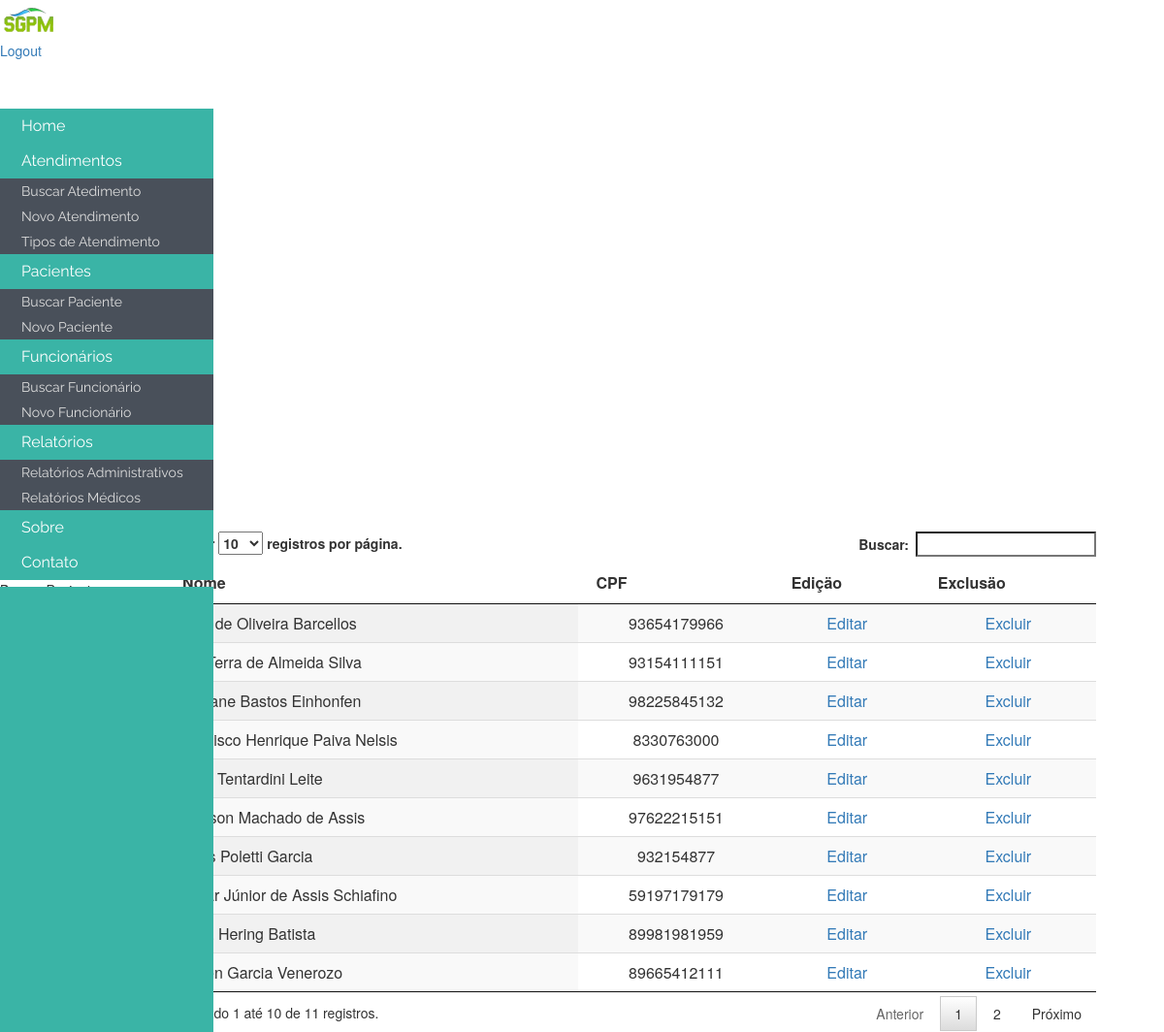
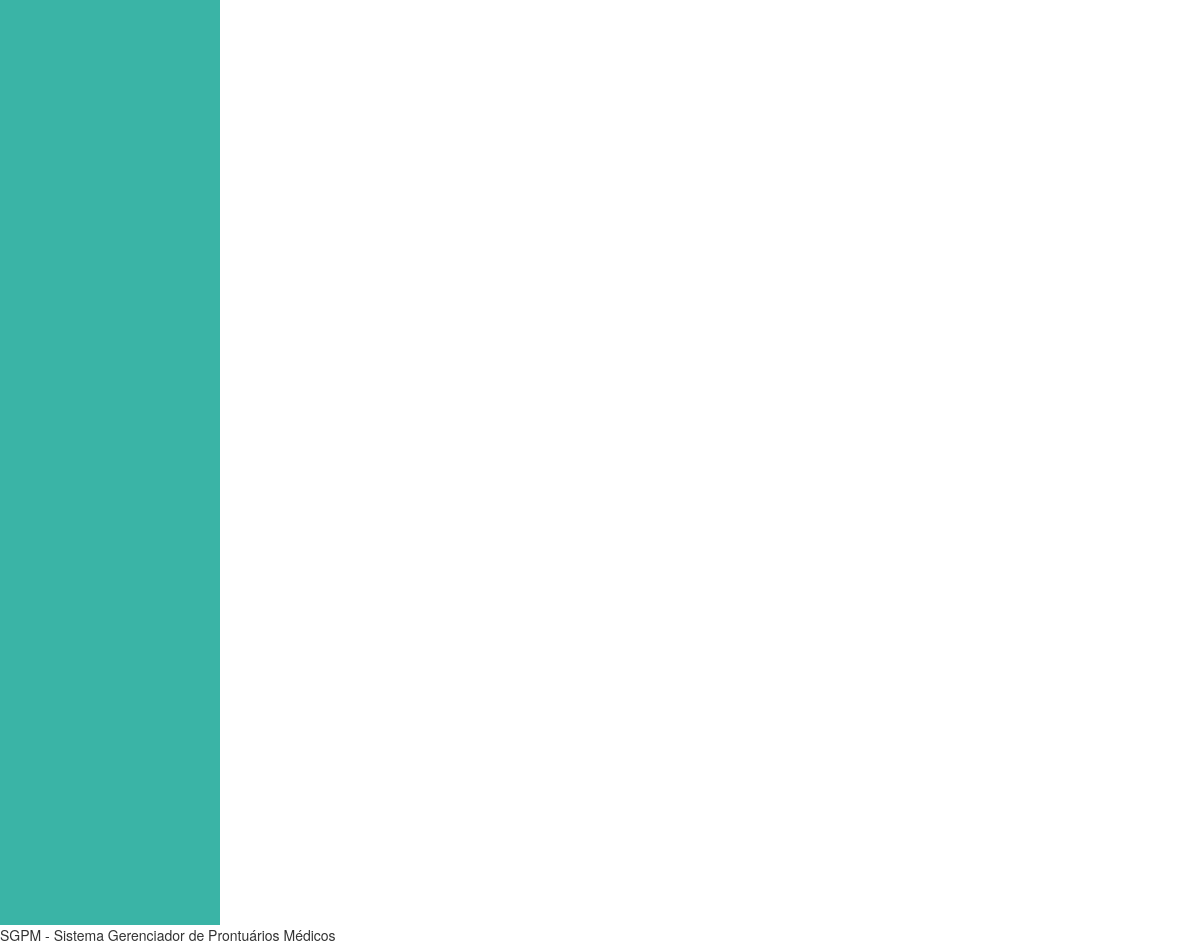
/consultarPaciente.php, run on the app's committed database (2 pictures, top to bottom).
### tables this page shows
CREATE TABLE IF NOT EXISTS `paciente` (
  `id_paciente` int(4) NOT NULL AUTO_INCREMENT,
  `nome_paciente` varchar(50) NOT NULL,
  `cpf` varchar(11) NOT NULL,
  `rg` int(11) NOT NULL,
  `org_exp` varchar(10) NOT NULL,
  `genero` varchar(1) NOT NULL,
  `data_nasc` date NOT NULL,
  `endereco` varchar(50) NOT NULL,
  `bairro` varchar(30) NOT NULL,
  `cep` int(11) NOT NULL,
  `cidade` varchar(30) NOT NULL,
  `estado` varchar(2) NOT NULL,
  `pais_nacionalidade` varchar(30) NOT NULL,
  `cidade_natural` varchar(30) NOT NULL,
  `estado_natural` varchar(2) NOT NULL,
  `ubs_atendimento` varchar(50) NOT NULL,
  `nome_mae` varchar(50) NOT NULL,
  `nome_pai` varchar(50) NOT NULL,
  `profissao` varchar(30) NOT NULL,
  `estado_civil` varchar(30) NOT NULL,
  `escolaridade` varchar(30) NOT NULL,
  `tipo_sanguineo` varchar(5) NOT NULL,
  `email_pessoal` varchar(50) NOT NULL,
  `email_prof` varchar(50) NOT NULL,
  `tel_cel` varchar(30) NOT NULL,
  `tel_fixo` varchar(30) NOT NULL,
  `tel_contato` varchar(30) NOT NULL,
  PRIMARY KEY (`id_paciente`),
  UNIQUE KEY `cpf` (`cpf`),
  KEY `id_paciente` (`id_paciente`)
);

### consultarPaciente.php (the view, shortened to what this page needs)
<?php include ('includes/cabecalho.php')?>
<?php include ('includes/menu.php')?>
<div class="divTudoConsultarPaciente">
	<div id="tituloPagina">Buscar Paciente</div>
	<div id="formBuscaPaciente">
		<div class="content-dataTable"
			style="width: 80%; margin: 0 auto; margin-top: -70px; margin-right: 70px">
                <table id="pacientes" class="display" cellspacing="0"
				width="100%" content="text/html;charset=utf-8">
				<thead>
					<tr>
						<th>Nome</th>
						<th>CPF</th>
						<th>Edi&#231;&#228;o</th>
						<th>Exclus&#228;o</th>
					</tr>
				</thead>
				<tbody>
<?php
$con = mysqli_connect ( "localhost", "root", "", "sgpm" );
mysqli_set_charset ( $con, "utf8" );
$query = mysqli_query ( $con, "SELECT * FROM paciente" );
while ( $linha = mysqli_fetch_array ( $query ) ) {
	?>
                            <tr>
						<td><?php echo $linha['nome_paciente']; ?></td>
						<td><center><?php echo $linha['cpf']; ?></center></td>
						<td><center>
								<a
									href="formPaciente.php?id=<?php echo $linha['id_paciente']; ?>">Editar</a>
							</center></td>
						<td><center>
								<a
									href="excluirPaciente.php?id_exclusao=<?php echo $linha['id_paciente']; ?>">Excluir</a></td>
<?php }?>
						</tr>
				</tbody>
			</table>
		</div>
	</div>
</div>
<?php include ('includes/menuBack.php')?>
<?php include ('includes/rodape.php')?>

### includes/cabecalho.php (shortened to what this page needs)
<html>
<head>
<LINK href="css/bootstrap.css" rel="stylesheet" type="text/css">
<link rel="stylesheet" type="text/css" href="css/dataTables.css">
</head>
<body>
	<div class="cabecalho">
		<a href="home.php"> <img src="img/sgpm_logo2_fundoless_pequeno.png"
			class="logo">
		</a>
		<div class="wrapLogoutButton">
			<a class="logoutButton" href="logout.php">Logout</a>
		</div>
	</div>

### includes/menu.php (shortened to what this page needs)
<!doctype html>
<html lang='pt'>
<head>
<link rel="stylesheet" href="css/menu.css">
</head>
<body>
	<div id='cssmenu'>
		<ul>
			<li><a href='home.php'>Home</a></li>
			<li class='active'><a href='#'>Atendimentos</a>
				<ul>
					<li><a href='consultarAtendimento.php'>Buscar Atedimento</a></li>
					<li><a href='formAtendimento.php'>Novo Atendimento</a>
					<li><a href='formTiposAtendimento.php'>Tipos de Atendimento</a>
				</ul></li>
			<li class='active'><a href='#'>Pacientes</a>
				<ul>
					<li><a href='consultarPaciente.php'>Buscar Paciente</a></li>
					<li><a href='formPaciente.php'>Novo Paciente</a>
				</ul></li>
			<li class='active'><a href='#'>Funcionários</a>
				<ul>
					<li><a href='consultarFuncionario.php'>Buscar Funcionário</a></li>
					<li><a href='formFuncionario.php'>Novo Funcionário</a></li>
				</ul></li>
			<li class='active'><a href='#'>Relatórios</a>
				<ul>
					<li><a href='#'>Relatórios Administrativos</a></li>
					<li><a href='#'>Relatórios Médicos</a></li>
				</ul></li>
			<li><a href='#'>Sobre</a></li>
			<li><a href="mailto:fhnelsis@outlook.com" target="_top">Contato</a></li>
		</ul>
	</div>
</body>
<html>

### includes/menuBack.php (shortened to what this page needs)
<LINK href="css/menuBack.css" rel="stylesheet" type="text/css">
<div id="menuBack">
    <div class="menuBack">
    </div>
</body>
</html>

### includes/rodape.php (shortened to what this page needs)
<LINK href="css/bootstrap.css" rel="stylesheet" type="text/css">
<div class="rodape">
	<div class="rodapeTexto">
		<div>SGPM - Sistema Gerenciador de Prontuários Médicos</div>
	</div>
	</body>
	</html>

### css/dataTables.css (style rules this page uses)
table.dataTable { border-collapse: separate; border-spacing: 0; clear: both; margin: 0 auto; width: 100%; }
table.dataTable thead th,table.dataTable tfoot th { font-weight: bold; }
table.dataTable thead th,table.dataTable thead td { border-bottom: 1px solid #111; padding: 10px 18px; }
table.dataTable thead .sorting_asc,table.dataTable thead .sorting_desc,table.dataTable thead .sorting { cursor: hand; cursor: pointer; }
table.dataTable thead .sorting { background: url("../images/sort_both.png") no-repeat center right; }
table.dataTable thead .sorting_asc { background: url("../images/sort_asc.png") no-repeat center right; }
table.dataTable tbody tr { background-color: #fff; }
table.dataTable tbody th,table.dataTable tbody td { padding: 8px 10px; }
table.dataTable.row-border tbody th,table.dataTable.row-border tbody td,table.dataTable.display tbody th,table.dataTable.display tbody td { border-top: 1px solid #ddd; }
table.dataTable.row-border tbody tr:first-child th,table.dataTable.row-border tbody tr:first-child td,table.dataTable.display tbody tr:first-child th,table.dataTable.display tbody tr:first-child td { border-top: none; }
table.dataTable.stripe tbody tr.odd,table.dataTable.display tbody tr.odd { background-color: #f9f9f9; }
table.dataTable.order-column tbody tr>.sorting_1,table.dataTable.order-column tbody tr>.sorting_2,table.dataTable.order-column tbody tr>.sorting_3,table.dataTable.display tbody tr>.sorting_1,table.dataTable.display tbody tr>.sorting_2,table.dataTable.display tbody tr>.sorting_3 { background-color: #f9f9f9; }
table.dataTable.display tbody tr.odd>.sorting_1,table.dataTable.order-column.stripe tbody tr.odd>.sorting_1 { background-color: #f1f1f1; }
table.dataTable.display tbody tr.even>.sorting_1,table.dataTable.order-column.stripe tbody tr.even>.sorting_1 { background-color: #f9f9f9; }
table.dataTable.no-footer { border-bottom: 1px solid #111; }
table.dataTable,table.dataTable th,table.dataTable td { box-sizing: content-box; moz-box-sizing: content-box; webkit-box-sizing: content-box; }

### css/menu.css (style rules this page uses)
#cssmenu, #cssmenu ul, #cssmenu ul li, #cssmenu ul li a { border: 0; box-sizing: border-box; display: block; line-height: 1; list-style: none; margin: 0; moz-box-sizing: border-box; padding: 0; position: relative; webkit-box-sizing: border-box; }
#cssmenu { color: #ffffff; font-family: Raleway, sans-serif; width: 220px; padding-top: 50px; }
#cssmenu ul ul { display: none; }
#cssmenu>ul>li.active>ul { display: block; }
#cssmenu>ul>li>a { background: #3ab4a6; color: #ffffff; cursor: pointer; font-size: 16px; o-transition: color .2s ease; padding: 10px 22px; text-decoration: none; transition: color .2s ease; webkit-transition: color .2s ease; z-index: 2; }
#cssmenu ul ul li a { background: #49505a; color: #dddddd; cursor: pointer; font-size: 14px; o-transition: color .2s ease; padding: 6px 22px; text-decoration: none; transition: color .2s ease; webkit-transition: color .2s ease; z-index: 2; }

### css/menuBack.css (style rules this page uses)
.menuBack { width: 220px; /width: 290px; position: relative; height: 173%; background-color: #3ab4a6; margin-top: -458px; left: 0px; }

### data on the page
paciente: nome_paciente "Francisco Henrique Paiva Nelsis", cpf "8330763000"
paciente: nome_paciente "Fábio Tentardini Leite", cpf "9631954877"
paciente: nome_paciente "Adão de Oliveira Barcellos", cpf "93654179966"
paciente: nome_paciente "Suelen Garcia Venerozo", cpf "89665412111"
paciente: nome_paciente "Ana Terra de Almeida Silva", cpf "93154111151"
paciente: nome_paciente "Jéferson Machado de Assis", cpf "97622215151"
paciente: nome_paciente "Lucas Poletti Garcia", cpf "932154877"
paciente: nome_paciente "Cristiane Bastos Einhonfen", cpf "98225845132"
paciente: nome_paciente "Paula Hering Batista", cpf "89981981959"
paciente: nome_paciente "Nilmar Júnior de Assis Schiafino", cpf "59197179179"
